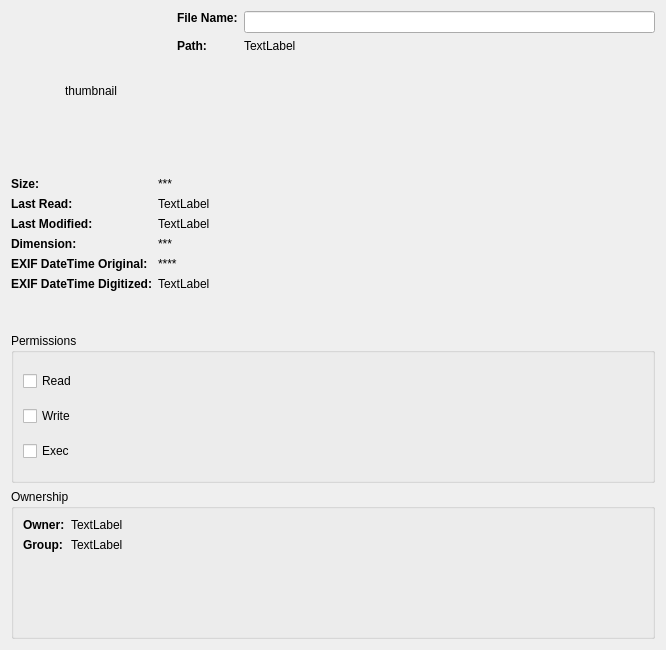
<?xml version="1.0" encoding="UTF-8"?>
<ui version="4.0">
 <class>FileGeneralInfo</class>
 <widget class="QWidget" name="FileGeneralInfo">
  <property name="geometry">
   <rect>
    <x>0</x>
    <y>0</y>
    <width>666</width>
    <height>650</height>
   </rect>
  </property>
  <property name="windowTitle">
   <string>Form</string>
  </property>
  <layout class="QVBoxLayout" name="verticalLayout">
   <item>
    <layout class="QHBoxLayout" name="horizontalLayout">
     <item>
      <widget class="QLabel" name="thumbnail">
       <property name="sizePolicy">
        <sizepolicy hsizetype="Fixed" vsizetype="Fixed">
         <horstretch>0</horstretch>
         <verstretch>0</verstretch>
        </sizepolicy>
       </property>
       <property name="minimumSize">
        <size>
         <width>160</width>
         <height>160</height>
        </size>
       </property>
       <property name="maximumSize">
        <size>
         <width>160</width>
         <height>160</height>
        </size>
       </property>
       <property name="text">
        <string>thumbnail</string>
       </property>
       <property name="scaledContents">
        <bool>true</bool>
       </property>
       <property name="alignment">
        <set>Qt::AlignCenter</set>
       </property>
      </widget>
     </item>
     <item>
      <layout class="QFormLayout" name="formLayout_2">
       <item row="0" column="0">
        <widget class="QLabel" name="label_2">
         <property name="sizePolicy">
          <sizepolicy hsizetype="Fixed" vsizetype="Fixed">
           <horstretch>0</horstretch>
           <verstretch>0</verstretch>
          </sizepolicy>
         </property>
         <property name="font">
          <font>
           <weight>75</weight>
           <bold>true</bold>
          </font>
         </property>
         <property name="text">
          <string>File Name:</string>
         </property>
        </widget>
       </item>
       <item row="2" column="0">
        <widget class="QLabel" name="label_5">
         <property name="sizePolicy">
          <sizepolicy hsizetype="Fixed" vsizetype="Fixed">
           <horstretch>0</horstretch>
           <verstretch>0</verstretch>
          </sizepolicy>
         </property>
         <property name="font">
          <font>
           <weight>75</weight>
           <bold>true</bold>
          </font>
         </property>
         <property name="text">
          <string>Path:</string>
         </property>
        </widget>
       </item>
       <item row="0" column="1">
        <widget class="QLineEdit" name="fileName"/>
       </item>
       <item row="2" column="1">
        <widget class="QLabel" name="filePath">
         <property name="sizePolicy">
          <sizepolicy hsizetype="Preferred" vsizetype="Fixed">
           <horstretch>0</horstretch>
           <verstretch>0</verstretch>
          </sizepolicy>
         </property>
         <property name="text">
          <string>TextLabel</string>
         </property>
        </widget>
       </item>
      </layout>
     </item>
    </layout>
   </item>
   <item>
    <layout class="QFormLayout" name="infoLayout">
     <property name="fieldGrowthPolicy">
      <enum>QFormLayout::ExpandingFieldsGrow</enum>
     </property>
     <item row="0" column="0">
      <widget class="QLabel" name="label_4">
       <property name="sizePolicy">
        <sizepolicy hsizetype="Fixed" vsizetype="Fixed">
         <horstretch>0</horstretch>
         <verstretch>0</verstretch>
        </sizepolicy>
       </property>
       <property name="font">
        <font>
         <weight>75</weight>
         <bold>true</bold>
        </font>
       </property>
       <property name="text">
        <string>Size:</string>
       </property>
      </widget>
     </item>
     <item row="0" column="1">
      <widget class="QLabel" name="fileSize">
       <property name="sizePolicy">
        <sizepolicy hsizetype="Fixed" vsizetype="Preferred">
         <horstretch>0</horstretch>
         <verstretch>0</verstretch>
        </sizepolicy>
       </property>
       <property name="text">
        <string>***</string>
       </property>
      </widget>
     </item>
     <item row="1" column="0">
      <widget class="QLabel" name="label_7">
       <property name="font">
        <font>
         <weight>75</weight>
         <bold>true</bold>
        </font>
       </property>
       <property name="text">
        <string>Last Read:</string>
       </property>
      </widget>
     </item>
     <item row="1" column="1">
      <widget class="QLabel" name="fileLastRead">
       <property name="text">
        <string>TextLabel</string>
       </property>
      </widget>
     </item>
     <item row="2" column="0">
      <widget class="QLabel" name="label_9">
       <property name="font">
        <font>
         <weight>75</weight>
         <bold>true</bold>
        </font>
       </property>
       <property name="text">
        <string>Last Modified:</string>
       </property>
      </widget>
     </item>
     <item row="2" column="1">
      <widget class="QLabel" name="fileLastModified">
       <property name="text">
        <string>TextLabel</string>
       </property>
      </widget>
     </item>
     <item row="4" column="0">
      <widget class="QLabel" name="label_3">
       <property name="sizePolicy">
        <sizepolicy hsizetype="Fixed" vsizetype="Fixed">
         <horstretch>0</horstretch>
         <verstretch>0</verstretch>
        </sizepolicy>
       </property>
       <property name="font">
        <font>
         <weight>75</weight>
         <bold>true</bold>
        </font>
       </property>
       <property name="text">
        <string>Dimension:</string>
       </property>
      </widget>
     </item>
     <item row="4" column="1">
      <widget class="QLabel" name="imageDimension">
       <property name="sizePolicy">
        <sizepolicy hsizetype="Fixed" vsizetype="Preferred">
         <horstretch>0</horstretch>
         <verstretch>0</verstretch>
        </sizepolicy>
       </property>
       <property name="text">
        <string>***</string>
       </property>
      </widget>
     </item>
     <item row="5" column="0">
      <widget class="QLabel" name="label_6">
       <property name="sizePolicy">
        <sizepolicy hsizetype="Fixed" vsizetype="Fixed">
         <horstretch>0</horstretch>
         <verstretch>0</verstretch>
        </sizepolicy>
       </property>
       <property name="font">
        <font>
         <weight>75</weight>
         <bold>true</bold>
        </font>
       </property>
       <property name="text">
        <string>EXIF DateTime Original:</string>
       </property>
      </widget>
     </item>
     <item row="5" column="1">
      <widget class="QLabel" name="exifDateTimeOriginal">
       <property name="sizePolicy">
        <sizepolicy hsizetype="Fixed" vsizetype="Preferred">
         <horstretch>0</horstretch>
         <verstretch>0</verstretch>
        </sizepolicy>
       </property>
       <property name="text">
        <string>****</string>
       </property>
      </widget>
     </item>
     <item row="6" column="0">
      <widget class="QLabel" name="label_10">
       <property name="sizePolicy">
        <sizepolicy hsizetype="Fixed" vsizetype="Fixed">
         <horstretch>0</horstretch>
         <verstretch>0</verstretch>
        </sizepolicy>
       </property>
       <property name="font">
        <font>
         <weight>75</weight>
         <bold>true</bold>
        </font>
       </property>
       <property name="text">
        <string>EXIF DateTime Digitized:</string>
       </property>
      </widget>
     </item>
     <item row="6" column="1">
      <widget class="QLabel" name="label_11">
       <property name="text">
        <string>TextLabel</string>
       </property>
      </widget>
     </item>
    </layout>
   </item>
   <item>
    <widget class="QGroupBox" name="groupBox_2">
     <property name="title">
      <string>Permissions</string>
     </property>
     <layout class="QVBoxLayout" name="verticalLayout_3">
      <item>
       <widget class="QCheckBox" name="fileReadPermission">
        <property name="text">
         <string>Read</string>
        </property>
       </widget>
      </item>
      <item>
       <widget class="QCheckBox" name="fileWritePermission">
        <property name="text">
         <string>Write</string>
        </property>
       </widget>
      </item>
      <item>
       <widget class="QCheckBox" name="fileExecPermission">
        <property name="text">
         <string>Exec</string>
        </property>
       </widget>
      </item>
     </layout>
    </widget>
   </item>
   <item>
    <widget class="QGroupBox" name="groupBox">
     <property name="title">
      <string>Ownership</string>
     </property>
     <layout class="QVBoxLayout" name="verticalLayout_2">
      <item>
       <layout class="QFormLayout" name="formLayout">
        <item row="0" column="0">
         <widget class="QLabel" name="label">
          <property name="font">
           <font>
            <weight>75</weight>
            <bold>true</bold>
           </font>
          </property>
          <property name="text">
           <string>Owner:</string>
          </property>
         </widget>
        </item>
        <item row="0" column="1">
         <widget class="QLabel" name="fileOwner">
          <property name="text">
           <string>TextLabel</string>
          </property>
         </widget>
        </item>
        <item row="1" column="0">
         <widget class="QLabel" name="label_8">
          <property name="font">
           <font>
            <weight>75</weight>
            <bold>true</bold>
           </font>
          </property>
          <property name="text">
           <string>Group:</string>
          </property>
         </widget>
        </item>
        <item row="1" column="1">
         <widget class="QLabel" name="fileGroup">
          <property name="text">
           <string>TextLabel</string>
          </property>
         </widget>
        </item>
       </layout>
      </item>
     </layout>
    </widget>
   </item>
  </layout>
 </widget>
 <resources/>
 <connections/>
</ui>
